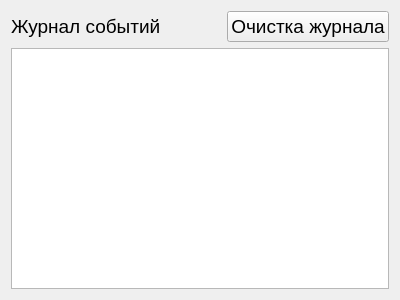
<?xml version="1.0" encoding="UTF-8"?>
<ui version="4.0">
 <class>Log</class>
 <widget class="QWidget" name="Log">
  <property name="geometry">
   <rect>
    <x>0</x>
    <y>0</y>
    <width>400</width>
    <height>300</height>
   </rect>
  </property>
  <property name="windowTitle">
   <string>Form</string>
  </property>
  <layout class="QVBoxLayout" name="verticalLayout">
   <item>
    <layout class="QHBoxLayout" name="horizontalLayout">
     <item>
      <widget class="QLabel" name="label">
       <property name="font">
        <font>
         <pointsize>14</pointsize>
        </font>
       </property>
       <property name="text">
        <string>Журнал событий</string>
       </property>
      </widget>
     </item>
     <item>
      <spacer name="horizontalSpacer">
       <property name="orientation">
        <enum>Qt::Horizontal</enum>
       </property>
       <property name="sizeHint" stdset="0">
        <size>
         <width>40</width>
         <height>20</height>
        </size>
       </property>
      </spacer>
     </item>
     <item>
      <widget class="QPushButton" name="pushButton">
       <property name="font">
        <font>
         <pointsize>14</pointsize>
        </font>
       </property>
       <property name="text">
        <string>Очистка журнала</string>
       </property>
      </widget>
     </item>
    </layout>
   </item>
   <item>
    <widget class="QTextEdit" name="textEdit"/>
   </item>
  </layout>
 </widget>
 <resources/>
 <connections/>
</ui>
